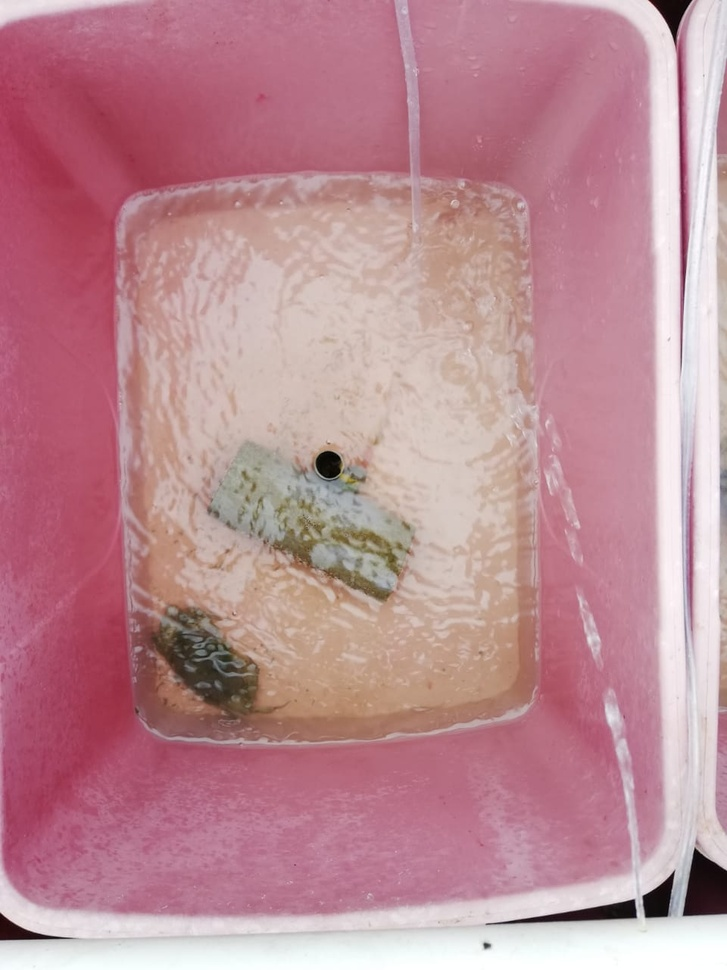
#> input picture crab-v1/images/crab.jpeg, 727 x 970 px, shrunk from 960 x 1280 before the run, found by its file name
$ python histogram.py
#> lines starting #> are read from the running program, lines starting #| are printed output that depends on the picture
# -*- coding: utf-8 -*-
"""
Created on Wed Oct  5 10:03:12 2022

@author: user
"""

import cv2
import matplotlib.pyplot as plt

image = cv2.imread('C:/Users/user/new/New folder/crab.jpeg')
#> image is the input picture: shape (970, 727, 3); mean B, G, R 148, 139.3, 188.2

imagex = cv2.cvtColor(image, cv2.COLOR_BGR2GRAY)
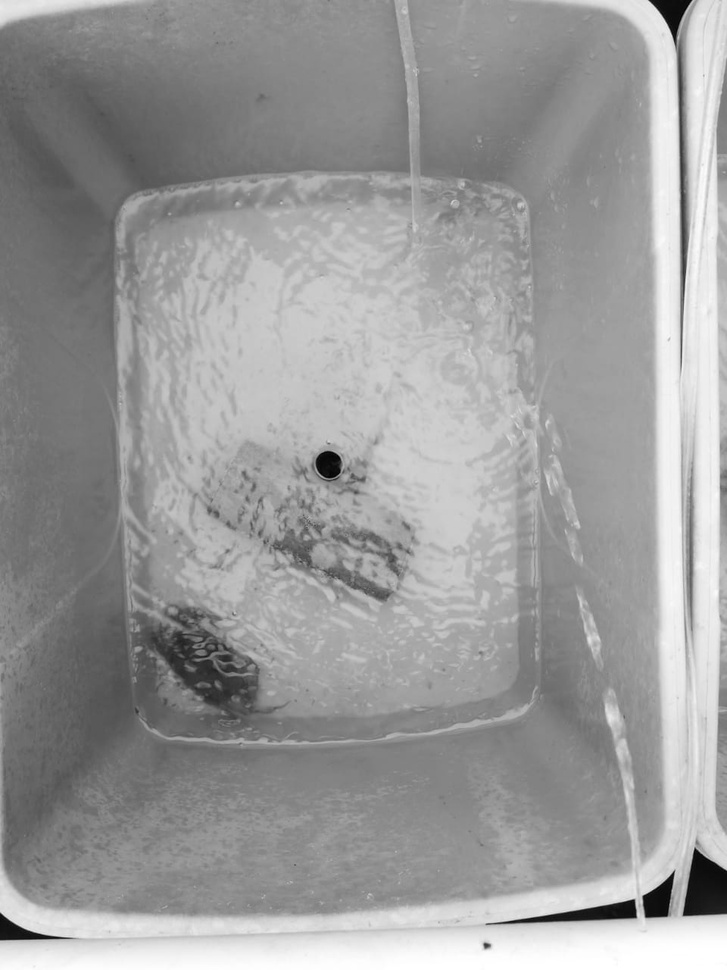
#> imagex: shape (970, 727); min 2, max 255, mean 154.9

plt.hist(imagex.ravel(),8,[0,8]);
plt.show()
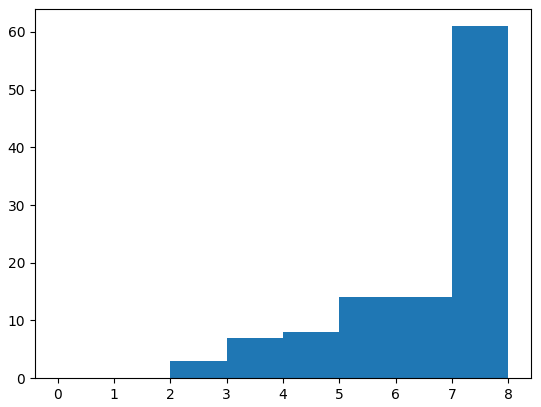
#> figure drawn by matplotlib, 1 panel; tallest bar 61 high, from x = 7 to 8
